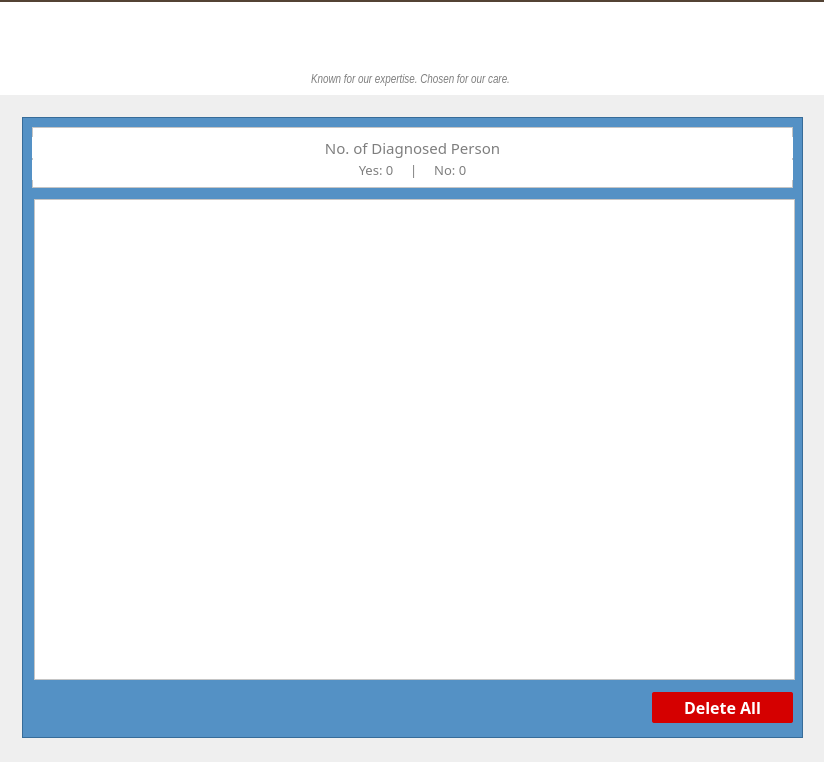
<?xml version="1.0" encoding="UTF-8"?>
<ui version="4.0">
 <class>Dialog</class>
 <widget class="QDialog" name="Dialog">
  <property name="geometry">
   <rect>
    <x>0</x>
    <y>0</y>
    <width>824</width>
    <height>762</height>
   </rect>
  </property>
  <property name="font">
   <font>
    <pointsize>5</pointsize>
   </font>
  </property>
  <property name="windowTitle">
   <string>View Form</string>
  </property>
  <property name="windowIcon">
   <iconset>
    <normaloff>logo2.png</normaloff>logo2.png</iconset>
  </property>
  <widget class="QFrame" name="frame_2">
   <property name="geometry">
    <rect>
     <x>22</x>
     <y>117</y>
     <width>781</width>
     <height>621</height>
    </rect>
   </property>
   <property name="styleSheet">
    <string notr="true">QFrame {
background-color:rgba(68, 135, 193,230.0)
}</string>
   </property>
   <property name="frameShape">
    <enum>QFrame::StyledPanel</enum>
   </property>
   <property name="frameShadow">
    <enum>QFrame::Raised</enum>
   </property>
   <widget class="QListWidget" name="listWidget">
    <property name="geometry">
     <rect>
      <x>12</x>
      <y>82</y>
      <width>761</width>
      <height>481</height>
     </rect>
    </property>
    <property name="styleSheet">
     <string notr="true">background-color:white;color:black</string>
    </property>
   </widget>
   <widget class="QFrame" name="frame_3">
    <property name="geometry">
     <rect>
      <x>10</x>
      <y>10</y>
      <width>761</width>
      <height>61</height>
     </rect>
    </property>
    <property name="styleSheet">
     <string notr="true">background-color:white;color:black</string>
    </property>
    <property name="frameShape">
     <enum>QFrame::StyledPanel</enum>
    </property>
    <property name="frameShadow">
     <enum>QFrame::Raised</enum>
    </property>
    <widget class="QLabel" name="label_2">
     <property name="geometry">
      <rect>
       <x>0</x>
       <y>10</y>
       <width>761</width>
       <height>21</height>
      </rect>
     </property>
     <property name="font">
      <font>
       <family>Arial Rounded MT Bold</family>
       <pointsize>11</pointsize>
      </font>
     </property>
     <property name="styleSheet">
      <string notr="true">color:rgb(126, 126, 126);
background-color:white;</string>
     </property>
     <property name="text">
      <string>No. of Diagnosed Person</string>
     </property>
     <property name="alignment">
      <set>Qt::AlignCenter</set>
     </property>
    </widget>
    <widget class="QLabel" name="diagnosed_count">
     <property name="geometry">
      <rect>
       <x>0</x>
       <y>33</y>
       <width>761</width>
       <height>20</height>
      </rect>
     </property>
     <property name="font">
      <font>
       <family>Arial Rounded MT Bold</family>
       <pointsize>10</pointsize>
      </font>
     </property>
     <property name="styleSheet">
      <string notr="true">color:rgb(126, 126, 126);
background-color:white;</string>
     </property>
     <property name="text">
      <string>Yes: 0     |     No: 0</string>
     </property>
     <property name="alignment">
      <set>Qt::AlignCenter</set>
     </property>
    </widget>
   </widget>
   <widget class="QPushButton" name="DeleteAllButton">
    <property name="geometry">
     <rect>
      <x>630</x>
      <y>575</y>
      <width>141</width>
      <height>31</height>
     </rect>
    </property>
    <property name="font">
     <font>
      <family>Arial Rounded MT Bold</family>
      <pointsize>12</pointsize>
      <weight>75</weight>
      <bold>true</bold>
     </font>
    </property>
    <property name="cursor">
     <cursorShape>PointingHandCursor</cursorShape>
    </property>
    <property name="styleSheet">
     <string notr="true">QPushButton {
	background-color:rgb(213, 0, 0);
	color:#fff;
	border-radius:2px;
	padding-top:5px;
	padding-bottom:5px;
}

QPushButton::hover {
	background-color:rgb(0, 0, 0);
}</string>
    </property>
    <property name="text">
     <string>Delete All</string>
    </property>
   </widget>
  </widget>
  <widget class="QFrame" name="frame">
   <property name="geometry">
    <rect>
     <x>0</x>
     <y>0</y>
     <width>831</width>
     <height>95</height>
    </rect>
   </property>
   <property name="styleSheet">
    <string notr="true">background-color:white;
border: solid rgb(83, 67, 52);
border-width: 2px 0px 0px 0px;</string>
   </property>
   <property name="frameShape">
    <enum>QFrame::StyledPanel</enum>
   </property>
   <property name="frameShadow">
    <enum>QFrame::Raised</enum>
   </property>
   <widget class="QLabel" name="label_4">
    <property name="geometry">
     <rect>
      <x>320</x>
      <y>0</y>
      <width>211</width>
      <height>81</height>
     </rect>
    </property>
    <property name="text">
     <string/>
    </property>
    <property name="pixmap">
     <pixmap>logo1.png</pixmap>
    </property>
   </widget>
   <widget class="QLabel" name="label_5">
    <property name="geometry">
     <rect>
      <x>0</x>
      <y>70</y>
      <width>821</width>
      <height>20</height>
     </rect>
    </property>
    <property name="font">
     <font>
      <family>Arial Narrow</family>
      <pointsize>9</pointsize>
      <italic>true</italic>
     </font>
    </property>
    <property name="styleSheet">
     <string notr="true">border:none;color:rgb(126, 126, 126)</string>
    </property>
    <property name="text">
     <string>Known for our expertise. Chosen for our care.</string>
    </property>
    <property name="alignment">
     <set>Qt::AlignCenter</set>
    </property>
   </widget>
  </widget>
  <widget class="QLabel" name="label">
   <property name="geometry">
    <rect>
     <x>0</x>
     <y>0</y>
     <width>831</width>
     <height>761</height>
    </rect>
   </property>
   <property name="text">
    <string/>
   </property>
   <property name="pixmap">
    <pixmap>bg.jpg</pixmap>
   </property>
   <property name="scaledContents">
    <bool>true</bool>
   </property>
  </widget>
  <zorder>label</zorder>
  <zorder>frame</zorder>
  <zorder>frame_2</zorder>
 </widget>
 <resources/>
 <connections/>
</ui>
